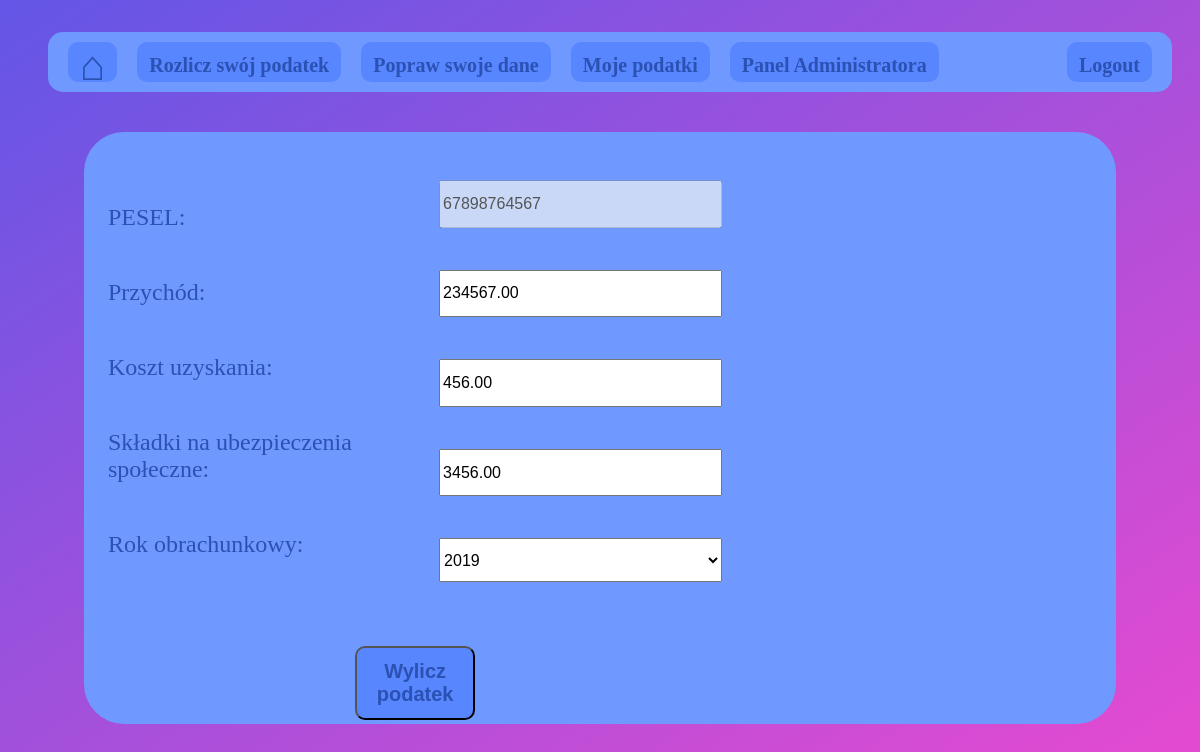
/edit.php?id=27&admin=1 (signed in), run on the app's committed database.
### tables this page shows
CREATE TABLE `tab_podatkow` (
  `ID` int(11) NOT NULL,
  `podstawa_opodatkowania` decimal(20,2) NOT NULL,
  `przychod` decimal(20,2) NOT NULL,
  `koszty_uzyskania_przychodu` decimal(20,2) NOT NULL,
  `dochod` decimal(20,2) NOT NULL,
  `skladki_spoleczne` decimal(20,2) NOT NULL,
  `podatek_wedlug_skali` decimal(20,2) NOT NULL,
  `skladki_zdrowotne` decimal(20,2) NOT NULL,
  `podatek_nalezny` decimal(20,2) NOT NULL,
  `rok_obrachunkowy` varchar(4) NOT NULL,
  `pesel` varchar(11) NOT NULL
);

### edit.php (the view, shortened to what this page needs)
<?php
    include "functions.php";
    include "database_access.php";
?>
<!DOCTYPE html>
<html>
<head>
  <link rel="stylesheet" type="text/css" href="css/home.css">
  <link rel="stylesheet" type="text/css" href="css/editDetails.css">
</head>
<body>
    <div class="user-detail-container">
        <div class='user-detail'>
            <form action="editTaxes.php" method="POST">
            <div class='user-detail-data-outer'>
                <div class="user-detail-data">
                    <p>PESEL: </p>
                    <p>Przychód: </p>
                    <p>Koszt uzyskania: </p>
                    <p>Składki na ubezpieczenia społeczne: </p>
                    <p>Rok obrachunkowy: </p>
                </div>
                <div class="user-detail-data">
                    <?php
                        $conn = new mysqli($server_adress, $server_user, $server_password, $server_database_name);
                        if($result = ($conn->query("SELECT * FROM tab_podatkow WHERE ID=".$_GET["id"].";")))
                        {
                            while($row =  $result->fetch_assoc()){
                                echo "
                                <input type='hidden' name='ID' value='".$row["ID"]."'>
                                <input type='text' name='pesel' pattern='[0-9].{10,11}' minlength='11' maxlength='11' value='".$row["pesel"]."' disabled>
                                <div class='user-detail-space-between'></div>
                                <input type='text' name='przychod' pattern='[0-9]+.[0-9][0-9]' value='".$row["przychod"]."'>
                                <div class='user-detail-space-between'></div>
                                <input type='text' name='kosztUzyskania' pattern='[0-9]+.[0-9][0-9]'  value='".$row["koszty_uzyskania_przychodu"]."'>
                                <div class='user-detail-space-between'></div>
                                <input type='text' name='ubezpSpoleczne' pattern='[0-9]+.[0-9][0-9]'  value='".$row["skladki_spoleczne"]."'>
                                <div class='user-detail-space-between'></div>
                                <select name='rok'>
                                    <option value='".$row["rok_obrachunkowy"]."'> ".$row["rok_obrachunkowy"]." </option>
                                </select>
                                ";
                            }
                        }
                    ?>
                </div>
            </div>
            <button type="submit" class="button-element" >Wylicz podatek</button>
            </form>
            <div class="user-detail-space-between"></div>
        </div>
    </div>
</body>
</html>

### css/home.css (style rules this page uses)
body { display: flex; flex-direction: column; width: 100vw; margin: 0; padding: 0; color: #2B51B3; height: 100vh; background-image: linear-gradient(to bottom right, #6356E6, #E84AD0); }
.user-detail-container { display: flex; width: 86vw; height: 74vh; background-color: rgb(112, 153, 255); margin: 1vh 7vw 8vh; border-radius: 40px; }
.user-detail-data { margin: 6vh 2vw 8vh; display: flex; flex-direction: column; flex: 1; font-size: 24px; }
.user-detail-data p { flex: 1; }

### css/editDetails.css (style rules this page uses)
input { font-size: 16px; line-height: 1.5; flex: 1; flex-grow: inherit; }
select { font-size: 16px; line-height: 1.5; flex: 1; flex-grow: inherit; }
.user-detail-data input { flex: 1; }
.user-detail-space-between { flex: 1; }
.user-detail-data-outer { display: flex; flex: 10; flex-direction: row; }
.user-detail { display: flex; flex-direction: column; }
.button-element { display: flex; background-color: #5786FF; color: #2B51B3; font-size: 20px; font-weight: bold; padding: 12px; border-radius: 10px; margin: 0px 10px 0px; cursor: pointer; max-width: 10vw; margin: auto; }

### data on the page
tab_podatkow: pesel "67898764567", przychod "234567.00", kosztUzyskania "456.00", ubezpSpoleczne "3456.00", rok "2019"
